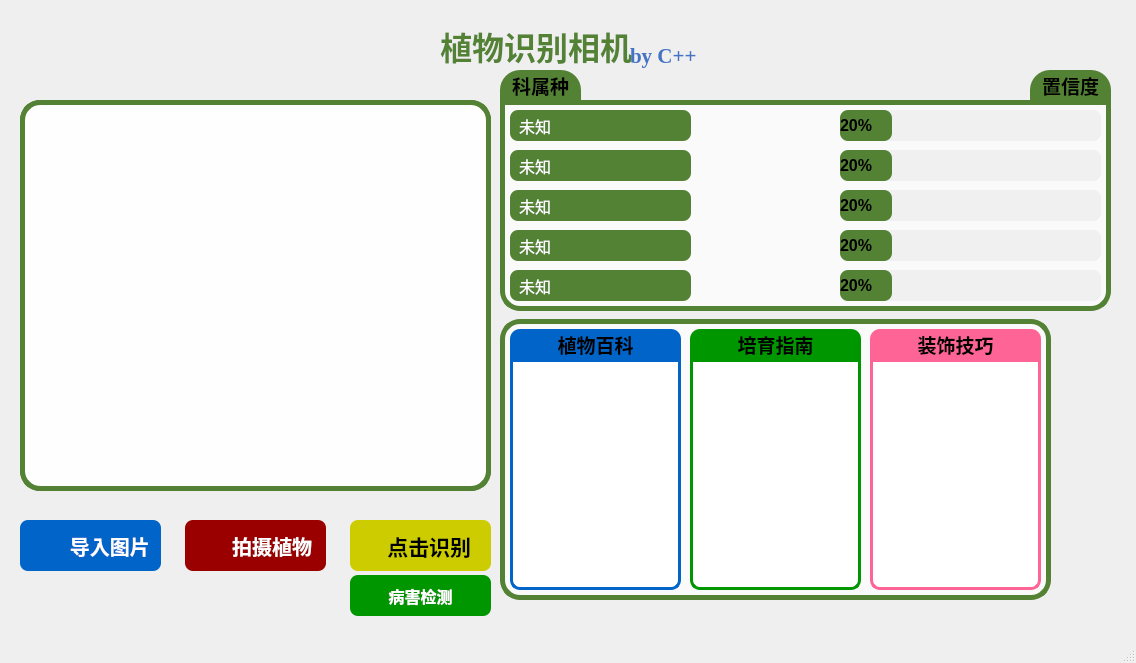
 <widget class="QMainWindow" name="MainWindow">
  <property name="geometry">
   <rect>
    <x>0</x>
    <y>0</y>
    <width>1136</width>
    <height>663</height>
   </rect>
  </property>
  <property name="windowTitle">
   <string>MainWindow</string>
  </property>
  <property name="styleSheet">
   <string notr="true">QMainWindow {
    background-image: url(:/images/background.jpg);
    background-repeat: no-repeat;
    background-position: center;
    background-attachment: fixed;
}
</string>
  </property>
  <widget class="QWidget" name="centralwidget">
   <widget class="QPushButton" name="pushButton">
    <property name="geometry">
     <rect>
      <x>20</x>
      <y>520</y>
      <width>141</width>
      <height>51</height>
     </rect>
    </property>
    <property name="font">
     <font>
      <pointsize>15</pointsize>
      <bold>true</bold>
      <stylestrategy>PreferAntialias</stylestrategy>
     </font>
    </property>
    <property name="styleSheet">
     <string notr="true">QPushButton {
    background-color: rgb(0, 100, 200);
    color: rgb(255, 255, 255);
    border: none;
    border-radius: 8px;
    padding: 8px;
}
QPushButton:hover {
    background-color: rgb(0, 120, 220);
}
QPushButton:pressed {
    background-color: rgb(0, 80, 180);
}
</string>
    </property>
    <property name="text">
     <string>       导入图片</string>
    </property>
    <property name="icon">
     <iconset>
      <normaloff>:/images/openlogo.png</normaloff>:/images/openlogo.png</iconset>
    </property>
    <property name="iconSize">
     <size>
      <width>24</width>
      <height>24</height>
     </size>
    </property>
   </widget>
   <widget class="QPushButton" name="pushButton_2">
    <property name="geometry">
     <rect>
      <x>350</x>
      <y>520</y>
      <width>141</width>
      <height>51</height>
     </rect>
    </property>
    <property name="font">
     <font>
      <pointsize>16</pointsize>
      <bold>true</bold>
     </font>
    </property>
    <property name="styleSheet">
     <string notr="true">QPushButton {
    background-color: rgb(204, 204, 0);
    color: rgb(0, 0, 0);
    border: none;
    border-radius: 8px;
    padding: 8px;
}
QPushButton:hover {
    background-color: rgb(224, 224, 0);
}
QPushButton:pressed {
    background-color: rgb(184, 184, 0);
}
</string>
    </property>
    <property name="text">
     <string>   点击识别</string>
    </property>
   </widget>
   <widget class="QPushButton" name="modeSwitchButton">
    <property name="geometry">
     <rect>
      <x>350</x>
      <y>575</y>
      <width>141</width>
      <height>41</height>
     </rect>
    </property>
    <property name="font">
     <font>
      <pointsize>12</pointsize>
      <bold>true</bold>
     </font>
    </property>
    <property name="styleSheet">
     <string notr="true">QPushButton {
    background-color: rgb(0, 150, 0);
    color: rgb(255, 255, 255);
    border: none;
    border-radius: 8px;
    padding: 8px;
}
QPushButton:hover {
    background-color: rgb(0, 170, 0);
}
QPushButton:pressed {
    background-color: rgb(0, 130, 0);
}
</string>
    </property>
    <property name="text">
     <string>病害检测</string>
    </property>
   </widget>
   <widget class="QLabel" name="logoLabel">
    <property name="geometry">
     <rect>
      <x>20</x>
      <y>0</y>
      <width>100</width>
      <height>60</height>
     </rect>
    </property>
    <property name="styleSheet">
     <string notr="true">background-color: transparent;</string>
    </property>
    <property name="text">
     <string/>
    </property>
    <property name="scaledContents">
     <bool>true</bool>
    </property>
   </widget>
   <widget class="QLabel" name="label">
    <property name="geometry">
     <rect>
      <x>20</x>
      <y>100</y>
      <width>471</width>
      <height>391</height>
     </rect>
    </property>
    <property name="styleSheet">
     <string notr="true">QLabel {
    background-color: rgba(255, 255, 255, 180);  
    border: 5px solid rgb(84, 130, 53);
    border-radius: 20px;
}</string>
    </property>
    <property name="text">
     <string/>
    </property>
   </widget>
   <widget class="QLabel" name="label_5">
    <property name="geometry">
     <rect>
      <x>440</x>
      <y>20</y>
      <width>231</width>
      <height>51</height>
     </rect>
    </property>
    <property name="font">
     <font>
      <pointsize>24</pointsize>
      <bold>true</bold>
      <stylestrategy>PreferAntialias</stylestrategy>
      <kerning>true</kerning>
      <hintingpreference>PreferFullHinting</hintingpreference>
     </font>
    </property>
    <property name="layoutDirection">
     <enum>Qt::LayoutDirection::LeftToRight</enum>
    </property>
    <property name="styleSheet">
     <string notr="true">QLabel {
    color: rgb(84, 130, 53);    /* 设置字体颜色为红色 */
}
</string>
    </property>
    <property name="text">
     <string>植物识别相机</string>
    </property>
    <property name="textFormat">
     <enum>Qt::TextFormat::PlainText</enum>
    </property>
   </widget>
   <widget class="QGroupBox" name="groupBox">
    <property name="geometry">
     <rect>
      <x>500</x>
      <y>309</y>
      <width>551</width>
      <height>291</height>
     </rect>
    </property>
    <property name="styleSheet">
     <string notr="true">QGroupBox {
    background-color: rgba(255, 255, 255, 180);  
    border: 5px solid rgb(84, 130, 53);
    border-radius: 20px;
    margin-top: 10px;
}
QGroupBox::title {
    subcontrol-origin: margin;
    left: 10px;
    padding: 0 5px 0 5px;
}</string>
    </property>
    <widget class="QTextEdit" name="label_2">
     <property name="geometry">
      <rect>
       <x>10</x>
       <y>50</y>
       <width>171</width>
       <height>231</height>
      </rect>
     </property>
     <property name="font">
      <font>
       <pointsize>12</pointsize>
      </font>
     </property>
     <property name="styleSheet">
      <string notr="true">QTextEdit {
    background-color: rgb(255, 255, 255);
    border: 3px solid rgb(0, 100, 200);
    border-top-left-radius: 0px;     /* 左上角 */
    border-top-right-radius: 0px;    /* 右上角*/
    border-bottom-left-radius: 10px;   /* 左下角 */
    border-bottom-right-radius: 10px;  /* 右下角 */
    padding: 8px;
    color: rgb(0, 100, 200);
}
</string>
     </property>
    </widget>
    <widget class="QTextEdit" name="label_3">
     <property name="geometry">
      <rect>
       <x>190</x>
       <y>50</y>
       <width>171</width>
       <height>231</height>
      </rect>
     </property>
     <property name="font">
      <font>
       <pointsize>12</pointsize>
      </font>
     </property>
     <property name="styleSheet">
      <string notr="true">QTextEdit {
    background-color: rgb(255, 255, 255);
    border: 3px solid rgb(0, 150, 0);
     border-top-left-radius: 0px;     /* 左上角 */
    border-top-right-radius: 0px;    /* 右上角*/
    border-bottom-left-radius: 10px;   /* 左下角 */
    border-bottom-right-radius: 10px;  /* 右下角 */
    padding: 8px;
    color: rgb(0, 150, 0);
}
</string>
     </property>
    </widget>
    <widget class="QTextEdit" name="label_4">
     <property name="geometry">
      <rect>
       <x>370</x>
       <y>50</y>
       <width>171</width>
       <height>231</height>
      </rect>
     </property>
     <property name="font">
      <font>
       <pointsize>12</pointsize>
      </font>
     </property>
     <property name="styleSheet">
      <string notr="true">QTextEdit {
    background-color: rgb(255, 255, 255);
    border: 3px solid rgb(255, 100, 150);
     border-top-left-radius: 0px;     /* 左上角 */
    border-top-right-radius: 0px;    /* 右上角*/
    border-bottom-left-radius: 10px;   /* 左下角 */
    border-bottom-right-radius: 10px;  /* 右下角 */
    padding: 8px;
    color: rgb(255, 100, 150);
}
</string>
     </property>
    </widget>
    <widget class="QLabel" name="label_19">
     <property name="geometry">
      <rect>
       <x>10</x>
       <y>20</y>
       <width>171</width>
       <height>31</height>
      </rect>
     </property>
     <property name="font">
      <font>
       <pointsize>14</pointsize>
       <bold>true</bold>
      </font>
     </property>
     <property name="styleSheet">
      <string notr="true">QLabel {
    background-color: rgb(0, 100, 200);   /* 背景颜色 */
    border-top-left-radius: 10px;     /* 左上角圆角 */
    border-top-right-radius: 10px;    /* 右上角圆角 */
    border-bottom-left-radius: 0px;   /* 左下角直角 */
    border-bottom-right-radius: 0px;  /* 右下角直角 */
}
</string>
     </property>
     <property name="text">
      <string>植物百科</string>
     </property>
     <property name="alignment">
      <set>Qt::AlignmentFlag::AlignCenter</set>
     </property>
    </widget>
    <widget class="QLabel" name="label_20">
     <property name="geometry">
      <rect>
       <x>190</x>
       <y>20</y>
       <width>171</width>
       <height>31</height>
      </rect>
     </property>
     <property name="font">
      <font>
       <pointsize>14</pointsize>
       <bold>true</bold>
      </font>
     </property>
     <property name="styleSheet">
      <string notr="true">QLabel {
    background-color: rgb(0, 150, 0);   /* 背景颜色 */
    border-top-left-radius: 10px;     /* 左上角圆角 */
    border-top-right-radius: 10px;    /* 右上角圆角 */
    border-bottom-left-radius: 0px;   /* 左下角直角 */
    border-bottom-right-radius: 0px;  /* 右下角直角 */
}
</string>
     </property>
     <property name="text">
      <string>培育指南</string>
     </property>
     <property name="alignment">
      <set>Qt::AlignmentFlag::AlignCenter</set>
     </property>
    </widget>
    <widget class="QLabel" name="label_21">
     <property name="geometry">
      <rect>
       <x>370</x>
       <y>20</y>
       <width>171</width>
       <height>31</height>
      </rect>
     </property>
     <property name="font">
      <font>
       <pointsize>14</pointsize>
       <bold>true</bold>
      </font>
     </property>
     <property name="styleSheet">
      <string notr="true">QLabel {
    background-color: rgb(255, 100, 150);   /* 背景颜色 */
    border-top-left-radius: 10px;     /* 左上角圆角 */
    border-top-right-radius: 10px;    /* 右上角圆角 */
    border-bottom-left-radius: 0px;   /* 左下角直角 */
    border-bottom-right-radius: 0px;  /* 右下角直角 */
}
</string>
     </property>
     <property name="text">
      <string>装饰技巧</string>
     </property>
     <property name="alignment">
      <set>Qt::AlignmentFlag::AlignCenter</set>
     </property>
    </widget>
    <widget class="QLabel" name="label_23">
     <property name="geometry">
      <rect>
       <x>20</x>
       <y>23</y>
       <width>23</width>
       <height>27</height>
      </rect>
     </property>
     <property name="text">
      <string/>
     </property>
     <property name="pixmap">
      <pixmap resource="resources.qrc">:/images/resources/images/wikilogo2.png</pixmap>
     </property>
     <property name="scaledContents">
      <bool>true</bool>
     </property>
    </widget>
    <widget class="QLabel" name="label_24">
     <property name="geometry">
      <rect>
       <x>196</x>
       <y>22</y>
       <width>28</width>
       <height>28</height>
      </rect>
     </property>
     <property name="text">
      <string/>
     </property>
     <property name="pixmap">
      <pixmap resource="resources.qrc">:/images/resources/images/zhinanlogo.png</pixmap>
     </property>
     <property name="scaledContents">
      <bool>true</bool>
     </property>
    </widget>
    <widget class="QLabel" name="label_25">
     <property name="geometry">
      <rect>
       <x>380</x>
       <y>23</y>
       <width>28</width>
       <height>28</height>
      </rect>
     </property>
     <property name="text">
      <string/>
     </property>
     <property name="pixmap">
      <pixmap resource="resources.qrc">:/images/resources/images/zhuangshilogo.png</pixmap>
     </property>
     <property name="scaledContents">
      <bool>true</bool>
     </property>
    </widget>
   </widget>
   <widget class="QGroupBox" name="groupBox_2">
    <property name="geometry">
     <rect>
      <x>500</x>
      <y>90</y>
      <width>611</width>
      <height>221</height>
     </rect>
    </property>
    <property name="styleSheet">
     <string notr="true">QGroupBox {
    border: 5px solid rgb(84, 130, 53);
    border-top-left-radius: 0px;     /* 左上角圆角 */
    border-top-right-radius: 0px;    /* 右上角圆角 */
    border-bottom-left-radius: 20px;   /* 左下角直角 */
    border-bottom-right-radius: 20px;  /* 右下角直角 */
    margin-top: 10px;
    background-color: rgba(255, 255, 255, 180);  
}
QGroupBox::title {
    subcontrol-origin: margin;
    left: 10px;
    padding: 0 5px 0 5px;
}</string>
    </property>
    <widget class="QLabel" name="label_6">
     <property name="geometry">
      <rect>
       <x>10</x>
       <y>20</y>
       <width>181</width>
       <height>31</height>
      </rect>
     </property>
     <property name="font">
      <font>
       <pointsize>12</pointsize>
      </font>
     </property>
     <property name="styleSheet">
      <string notr="true">QLabel {
    background-color: rgb(84, 130, 53);
    color: rgb(255, 255, 255);
    border: none;
    border-radius: 8px;
    padding: 5px;
    min-width: 80px;
    max-width: 500px;
}
</string>
     </property>
     <property name="text">
      <string>未知</string>
     </property>
    </widget>
    <widget class="QLabel" name="label_7">
     <property name="geometry">
      <rect>
       <x>10</x>
       <y>60</y>
       <width>181</width>
       <height>31</height>
      </rect>
     </property>
     <property name="font">
      <font>
       <pointsize>12</pointsize>
      </font>
     </property>
     <property name="styleSheet">
      <string notr="true">QLabel {
    background-color: rgb(84, 130, 53);
    color: rgb(255, 255, 255);
    border: none;
    border-radius: 8px;
    padding: 5px;
    min-width: 80px;
    max-width: 500px;
}
</string>
     </property>
     <property name="text">
      <string>未知</string>
     </property>
    </widget>
    <widget class="QLabel" name="label_8">
     <property name="geometry">
      <rect>
       <x>10</x>
       <y>100</y>
       <width>181</width>
       <height>31</height>
      </rect>
     </property>
     <property name="font">
      <font>
       <pointsize>12</pointsize>
      </font>
     </property>
     <property name="styleSheet">
      <string notr="true">QLabel {
    background-color: rgb(84, 130, 53);
    color: rgb(255, 255, 255);
    border: none;
    border-radius: 8px;
    padding: 5px;
    min-width: 80px;
    max-width: 500px;
}
</string>
     </property>
     <property name="text">
      <string>未知</string>
     </property>
    </widget>
    <widget class="QLabel" name="label_9">
     <property name="geometry">
      <rect>
       <x>10</x>
       <y>140</y>
       <width>181</width>
       <height>31</height>
      </rect>
     </property>
     <property name="font">
      <font>
       <pointsize>12</pointsize>
      </font>
     </property>
     <property name="styleSheet">
      <string notr="true">QLabel {
    background-color: rgb(84, 130, 53);
    color: rgb(255, 255, 255);
    border: none;
    border-radius: 8px;
    padding: 5px;
    min-width: 80px;
    max-width: 500px;
}
</string>
     </property>
     <property name="text">
      <string>未知</string>
     </property>
    </widget>
    <widget class="QLabel" name="label_10">
     <property name="geometry">
      <rect>
       <x>10</x>
       <y>180</y>
       <width>181</width>
       <height>31</height>
      </rect>
     </property>
     <property name="font">
      <font>
       <pointsize>12</pointsize>
      </font>
     </property>
     <property name="styleSheet">
      <string notr="true">QLabel {
    background-color: rgb(84, 130, 53);
    color: rgb(255, 255, 255);
    border: none;
    border-radius: 8px;
    padding: 5px;
    min-width: 80px;
    max-width: 500px;
}
</string>
     </property>
     <property name="text">
      <string>未知</string>
     </property>
    </widget>
    <widget class="QProgressBar" name="progressBar_6">
     <property name="geometry">
      <rect>
       <x>340</x>
       <y>20</y>
       <width>261</width>
       <height>31</height>
      </rect>
     </property>
     <property name="font">
      <font>
       <pointsize>12</pointsize>
       <bold>true</bold>
      </font>
     </property>
     <property name="styleSheet">
      <string notr="true">QProgressBar {
    border: none;
    border-radius: 8px;
    text-align: left;
    background-color: rgb(240, 240, 240);
    font-weight: bold;
    color: rgb(0, 0, 0);
}
QProgressBar::chunk {
    border-radius: 8px;
    background-color: rgb(84, 130, 53);
}
</string>
     </property>
     <property name="value">
      <number>20</number>
     </property>
    </widget>
    <widget class="QProgressBar" name="progressBar_7">
     <property name="geometry">
      <rect>
       <x>340</x>
       <y>60</y>
       <width>261</width>
       <height>31</height>
      </rect>
     </property>
     <property name="font">
      <font>
       <pointsize>12</pointsize>
       <bold>true</bold>
      </font>
     </property>
     <property name="styleSheet">
      <string notr="true">QProgressBar {
    border: none;
    border-radius: 8px;
    text-align: left;
    background-color: rgb(240, 240, 240);
    font-weight: bold;
    color: rgb(0, 0, 0);
}
QProgressBar::chunk {
    border-radius: 8px;
    background-color: rgb(84, 130, 53);
}
</string>
     </property>
     <property name="value">
      <number>20</number>
     </property>
    </widget>
    <widget class="QProgressBar" name="progressBar_8">
     <property name="geometry">
      <rect>
       <x>340</x>
       <y>100</y>
       <width>261</width>
       <height>31</height>
      </rect>
     </property>
     <property name="font">
      <font>
       <pointsize>12</pointsize>
       <bold>true</bold>
      </font>
     </property>
     <property name="styleSheet">
      <string notr="true">QProgressBar {
    border: none;
    border-radius: 8px;
    text-align: left;
    background-color: rgb(240, 240, 240);
    font-weight: bold;
    color: rgb(0, 0, 0);
}
QProgressBar::chunk {
    border-radius: 8px;
    background-color: rgb(84, 130, 53);
}
</string>
     </property>
     <property name="value">
      <number>20</number>
     </property>
    </widget>
    <widget class="QProgressBar" name="progressBar_9">
     <property name="geometry">
      <rect>
       <x>340</x>
       <y>140</y>
       <width>261</width>
       <height>31</height>
      </rect>
     </property>
     <property name="font">
      <font>
       <pointsize>12</pointsize>
       <bold>true</bold>
      </font>
     </property>
     <property name="styleSheet">
      <string notr="true">QProgressBar {
    border: none;
    border-radius: 8px;
    text-align: left;
    background-color: rgb(240, 240, 240);
    font-weight: bold;
    color: rgb(0, 0, 0);
}
QProgressBar::chunk {
    border-radius: 8px;
    background-color: rgb(84, 130, 53);
}
</string>
     </property>
     <property name="value">
      <number>20</number>
     </property>
    </widget>
    <widget class="QProgressBar" name="progressBar_10">
     <property name="geometry">
      <rect>
       <x>340</x>
       <y>180</y>
       <width>261</width>
       <height>31</height>
      </rect>
     </property>
     <property name="font">
      <font>
       <pointsize>12</pointsize>
       <bold>true</bold>
      </font>
     </property>
     <property name="styleSheet">
      <string notr="true">QProgressBar {
    border: none;
    border-radius: 8px;
    text-align: left;
    background-color: rgb(240, 240, 240);
    font-weight: bold;
    color: rgb(0, 0, 0);
}
QProgressBar::chunk {
    border-radius: 8px;
    background-color: rgb(84, 130, 53);
}
</string>
     </property>
     <property name="value">
      <number>20</number>
     </property>
    </widget>
   </widget>
   <widget class="QLabel" name="label_11">
    <property name="geometry">
     <rect>
      <x>20</x>
      <y>10</y>
      <width>71</width>
      <height>71</height>
     </rect>
    </property>
    <property name="text">
     <string/>
    </property>
    <property name="pixmap">
     <pixmap resource="resources.qrc">:/images/resources/images/logo1.png</pixmap>
    </property>
    <property name="scaledContents">
     <bool>true</bool>
    </property>
   </widget>
   <widget class="QLabel" name="label_12">
    <property name="geometry">
     <rect>
      <x>50</x>
      <y>-10</y>
      <width>431</width>
      <height>121</height>
     </rect>
    </property>
    <property name="styleSheet">
     <string notr="true">QLabel {
    background-color: transparent;
    border: none;
    box-shadow: 3px 3px 8px rgba(0, 0, 0, 0.2);
    border-radius: 5px;
}
</string>
    </property>
    <property name="text">
     <string/>
    </property>
    <property name="pixmap">
     <pixmap resource="resources.qrc">:/images/resources/images/logo2.png</pixmap>
    </property>
    <property name="scaledContents">
     <bool>true</bool>
    </property>
   </widget>
   <widget class="QLabel" name="label_13">
    <property name="geometry">
     <rect>
      <x>630</x>
      <y>30</y>
      <width>101</width>
      <height>51</height>
     </rect>
    </property>
    <property name="font">
     <font>
      <family>Times New Roman</family>
      <pointsize>16</pointsize>
      <bold>true</bold>
      <stylestrategy>PreferAntialias</stylestrategy>
      <kerning>true</kerning>
      <hintingpreference>PreferFullHinting</hintingpreference>
     </font>
    </property>
    <property name="layoutDirection">
     <enum>Qt::LayoutDirection::LeftToRight</enum>
    </property>
    <property name="styleSheet">
     <string notr="true">QLabel {
    color: rgb(68, 114, 196);
    background-color: transparent;
}
</string>
    </property>
    <property name="text">
     <string>by C++</string>
    </property>
    <property name="textFormat">
     <enum>Qt::TextFormat::PlainText</enum>
    </property>
   </widget>
   <widget class="QLabel" name="label_14">
    <property name="geometry">
     <rect>
      <x>0</x>
      <y>0</y>
      <width>1161</width>
      <height>631</height>
     </rect>
    </property>
    <property name="text">
     <string/>
    </property>
    <property name="pixmap">
     <pixmap resource="resources.qrc">:/images/resources/images/background.jpg</pixmap>
    </property>
    <property name="scaledContents">
     <bool>true</bool>
    </property>
   </widget>
   <widget class="QLabel" name="label_15">
    <property name="geometry">
     <rect>
      <x>30</x>
      <y>530</y>
      <width>31</width>
      <height>31</height>
     </rect>
    </property>
    <property name="text">
     <string/>
    </property>
    <property name="pixmap">
     <pixmap resource="resources.qrc">:/images/resources/images/openlogo.png</pixmap>
    </property>
    <property name="scaledContents">
     <bool>true</bool>
    </property>
   </widget>
   <widget class="QLabel" name="label_16">
    <property name="geometry">
     <rect>
      <x>360</x>
      <y>530</y>
      <width>31</width>
      <height>31</height>
     </rect>
    </property>
    <property name="text">
     <string/>
    </property>
    <property name="pixmap">
     <pixmap resource="resources.qrc">:/images/resources/images/searchlogo.png</pixmap>
    </property>
    <property name="scaledContents">
     <bool>true</bool>
    </property>
   </widget>
   <widget class="QLabel" name="label_17">
    <property name="geometry">
     <rect>
      <x>500</x>
      <y>70</y>
      <width>81</width>
      <height>31</height>
     </rect>
    </property>
    <property name="font">
     <font>
      <pointsize>14</pointsize>
      <bold>true</bold>
     </font>
    </property>
    <property name="styleSheet">
     <string notr="true">QLabel {
    background-color: rgb(84, 130, 53);   /* 背景颜色 */
    border-top-left-radius: 20px;     /* 左上角圆角 */
    border-top-right-radius: 20px;    /* 右上角圆角 */
    border-bottom-left-radius: 0px;   /* 左下角直角 */
    border-bottom-right-radius: 0px;  /* 右下角直角 */
}
</string>
    </property>
    <property name="text">
     <string>科属种</string>
    </property>
    <property name="alignment">
     <set>Qt::AlignmentFlag::AlignCenter</set>
    </property>
   </widget>
   <widget class="QLabel" name="label_18">
    <property name="geometry">
     <rect>
      <x>1030</x>
      <y>70</y>
      <width>81</width>
      <height>31</height>
     </rect>
    </property>
    <property name="font">
     <font>
      <pointsize>14</pointsize>
      <bold>true</bold>
     </font>
    </property>
    <property name="styleSheet">
     <string notr="true">QLabel {
    background-color: rgb(84, 130, 53);   /* 背景颜色 */
    border-top-left-radius: 20px;     /* 左上角圆角 */
    border-top-right-radius: 20px;    /* 右上角圆角 */
    border-bottom-left-radius: 0px;   /* 左下角直角 */
    border-bottom-right-radius: 0px;  /* 右下角直角 */
}
</string>
    </property>
    <property name="text">
     <string>置信度</string>
    </property>
    <property name="alignment">
     <set>Qt::AlignmentFlag::AlignCenter</set>
    </property>
   </widget>
   <widget class="QLabel" name="label_22">
    <property name="geometry">
     <rect>
      <x>1048</x>
      <y>0</y>
      <width>70</width>
      <height>70</height>
     </rect>
    </property>
    <property name="text">
     <string/>
    </property>
    <property name="pixmap">
     <pixmap resource="resources.qrc">:/images/resources/images/HBUTlogo.png</pixmap>
    </property>
    <property name="scaledContents">
     <bool>true</bool>
    </property>
   </widget>
   <widget class="QLabel" name="label_26">
    <property name="geometry">
     <rect>
      <x>210</x>
      <y>260</y>
      <width>91</width>
      <height>71</height>
     </rect>
    </property>
    <property name="text">
     <string/>
    </property>
    <property name="pixmap">
     <pixmap resource="resources.qrc">:/images/resources/images/imagelogo.png</pixmap>
    </property>
    <property name="scaledContents">
     <bool>true</bool>
    </property>
   </widget>
   <widget class="QLabel" name="label_27">
    <property name="geometry">
     <rect>
      <x>20</x>
      <y>100</y>
      <width>471</width>
      <height>391</height>
     </rect>
    </property>
    <property name="styleSheet">
     <string notr="true">QLabel {
   background-color: rgba(255, 255, 255, 180);  
    border: 5px solid rgb(84, 130, 53);
    border-radius: 20px;
}</string>
    </property>
    <property name="text">
     <string/>
    </property>
   </widget>
   <widget class="QPushButton" name="pushButton_3">
    <property name="geometry">
     <rect>
      <x>930</x>
      <y>10</y>
      <width>40</width>
      <height>40</height>
     </rect>
    </property>
    <property name="styleSheet">
     <string notr="true">QPushButton {
    background-color: transparent;
    border: none;
}
QPushButton:hover {
    background-color: rgba(255, 255, 255, 0.1);
    border-radius: 3px;
}
QPushButton:pressed {
    background-color: rgba(255, 255, 255, 0.2);
    border-radius: 3px;
}
</string>
    </property>
    <property name="text">
     <string/>
    </property>
    <property name="icon">
     <iconset resource="resources.qrc">
      <normaloff>:/images/resources/images/infologo.png</normaloff>:/images/resources/images/infologo.png</iconset>
    </property>
    <property name="iconSize">
     <size>
      <width>40</width>
      <height>40</height>
     </size>
    </property>
   </widget>
   <widget class="QPushButton" name="pushButton_4">
    <property name="geometry">
     <rect>
      <x>990</x>
      <y>10</y>
      <width>40</width>
      <height>40</height>
     </rect>
    </property>
    <property name="styleSheet">
     <string notr="true">QPushButton {
    background-color: transparent;
    border: none;
}
QPushButton:hover {
    background-color: rgba(255, 255, 255, 0.1);
    border-radius: 3px;
}
QPushButton:pressed {
    background-color: rgba(255, 255, 255, 0.2);
    border-radius: 3px;
}
</string>
    </property>
    <property name="text">
     <string/>
    </property>
    <property name="icon">
     <iconset resource="resources.qrc">
      <normaloff>:/images/resources/images/settinglogo.png</normaloff>:/images/resources/images/settinglogo.png</iconset>
    </property>
    <property name="iconSize">
     <size>
      <width>40</width>
      <height>40</height>
     </size>
    </property>
   </widget>
   <widget class="QPushButton" name="pushButton_5">
    <property name="geometry">
     <rect>
      <x>870</x>
      <y>10</y>
      <width>40</width>
      <height>40</height>
     </rect>
    </property>
    <property name="styleSheet">
     <string notr="true">QPushButton {
    background-color: transparent;
    border: none;
}
QPushButton:hover {
    background-color: rgba(255, 255, 255, 0.1);
    border-radius: 3px;
}
QPushButton:pressed {
    background-color: rgba(255, 255, 255, 0.2);
    border-radius: 3px;
}
</string>
    </property>
    <property name="text">
     <string/>
    </property>
    <property name="icon">
     <iconset resource="resources.qrc">
      <normaloff>:/images/resources/images/historylogo.png</normaloff>:/images/resources/images/historylogo.png</iconset>
    </property>
    <property name="iconSize">
     <size>
      <width>40</width>
      <height>40</height>
     </size>
    </property>
   </widget>
   <widget class="QPushButton" name="pushButton_6">
    <property name="geometry">
     <rect>
      <x>1070</x>
      <y>430</y>
      <width>50</width>
      <height>50</height>
     </rect>
    </property>
    <property name="styleSheet">
     <string notr="true">QPushButton {
    background-color: transparent;
    border: none;
}
QPushButton:hover {
    background-color: rgba(255, 255, 255, 0.1);
    border-radius: 3px;
}
QPushButton:pressed {
    background-color: rgba(255, 255, 255, 0.2);
    border-radius: 3px;
}
</string>
    </property>
    <property name="text">
     <string/>
    </property>
    <property name="icon">
     <iconset resource="resources.qrc">
      <normaloff>:/images/resources/images/favorite11logo.png</normaloff>:/images/resources/images/favorite11logo.png</iconset>
    </property>
    <property name="iconSize">
     <size>
      <width>50</width>
      <height>50</height>
     </size>
    </property>
   </widget>
   <widget class="QPushButton" name="pushButton_7">
    <property name="geometry">
     <rect>
      <x>1070</x>
      <y>350</y>
      <width>50</width>
      <height>50</height>
     </rect>
    </property>
    <property name="styleSheet">
     <string notr="true">QPushButton {
    background-color: transparent;
    border: none;
}</string>
    </property>
    <property name="text">
     <string/>
    </property>
    <property name="icon">
     <iconset resource="resources.qrc">
      <normaloff>:/images/resources/images/DeepSeeklogo3.png</normaloff>:/images/resources/images/DeepSeeklogo3.png</iconset>
    </property>
    <property name="iconSize">
     <size>
      <width>50</width>
      <height>50</height>
     </size>
    </property>
   </widget>
   <widget class="QPushButton" name="pushButton_8">
    <property name="geometry">
     <rect>
      <x>185</x>
      <y>520</y>
      <width>141</width>
      <height>51</height>
     </rect>
    </property>
    <property name="font">
     <font>
      <pointsize>15</pointsize>
      <bold>true</bold>
      <stylestrategy>PreferAntialias</stylestrategy>
     </font>
    </property>
    <property name="styleSheet">
     <string notr="true">QPushButton {
    background-color: rgb(155, 0, 0);
    color: rgb(255, 255, 255);
    border: none;
    border-radius: 8px;
    padding: 8px;
}
QPushButton:hover {
    background-color: rgb(180, 0, 0);
}
QPushButton:pressed {
    background-color: rgb(155, 0, 0);
}
</string>
    </property>
    <property name="text">
     <string>      拍摄植物</string>
    </property>
    <property name="icon">
     <iconset>
      <normaloff>:/images/openlogo.png</normaloff>:/images/openlogo.png</iconset>
    </property>
    <property name="iconSize">
     <size>
      <width>24</width>
      <height>24</height>
     </size>
    </property>
   </widget>
   <widget class="QLabel" name="label_28">
    <property name="geometry">
     <rect>
      <x>195</x>
      <y>530</y>
      <width>31</width>
      <height>31</height>
     </rect>
    </property>
    <property name="text">
     <string/>
    </property>
    <property name="pixmap">
     <pixmap resource="resources.qrc">:/images/resources/images/Camlogo.png</pixmap>
    </property>
    <property name="scaledContents">
     <bool>true</bool>
    </property>
   </widget>
   <widget class="QPushButton" name="pushButton_9">
    <property name="geometry">
     <rect>
      <x>1070</x>
      <y>510</y>
      <width>50</width>
      <height>50</height>
     </rect>
    </property>
    <property name="styleSheet">
     <string notr="true">QPushButton {
    background-color: transparent;
    border: none;
}
QPushButton:hover {
    background-color: rgba(255, 255, 255, 0.1);
    border-radius: 3px;
}
QPushButton:pressed {
    background-color: rgba(255, 255, 255, 0.2);
    border-radius: 3px;
}</string>
    </property>
    <property name="text">
     <string/>
    </property>
    <property name="icon">
     <iconset resource="resources.qrc">
      <normaloff>:/images/resources/images/maplogo.png</normaloff>:/images/resources/images/maplogo.png</iconset>
    </property>
    <property name="iconSize">
     <size>
      <width>50</width>
      <height>50</height>
     </size>
    </property>
   </widget>
   <zorder>label_27</zorder>
   <zorder>label_14</zorder>
   <zorder>label_12</zorder>
   <zorder>pushButton</zorder>
   <zorder>pushButton_2</zorder>
   <zorder>logoLabel</zorder>
   <zorder>label</zorder>
   <zorder>label_5</zorder>
   <zorder>groupBox</zorder>
   <zorder>groupBox_2</zorder>
   <zorder>label_11</zorder>
   <zorder>label_13</zorder>
   <zorder>label_15</zorder>
   <zorder>label_16</zorder>
   <zorder>label_17</zorder>
   <zorder>label_22</zorder>
   <zorder>label_18</zorder>
   <zorder>label_26</zorder>
   <zorder>pushButton_3</zorder>
   <zorder>pushButton_4</zorder>
   <zorder>pushButton_5</zorder>
   <zorder>pushButton_6</zorder>
   <zorder>pushButton_7</zorder>
   <zorder>pushButton_8</zorder>
   <zorder>label_28</zorder>
   <zorder>pushButton_9</zorder>
   <zorder>modeSwitchButton</zorder>
  </widget>
  <widget class="QMenuBar" name="menubar">
   <property name="geometry">
    <rect>
     <x>0</x>
     <y>0</y>
     <width>1136</width>
     <height>19</height>
    </rect>
   </property>
  </widget>
  <widget class="QStatusBar" name="statusbar"/>
 </widget>
